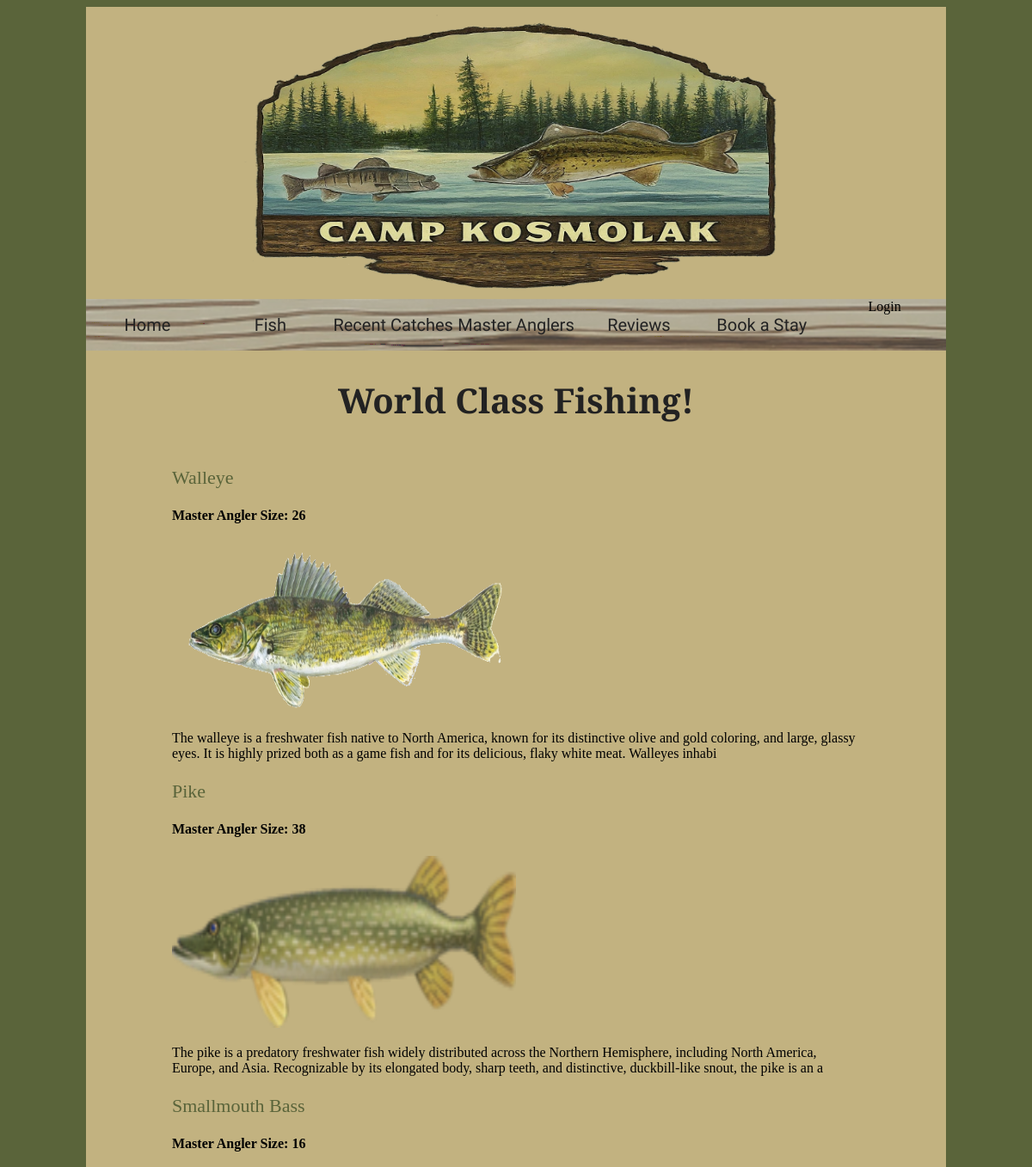
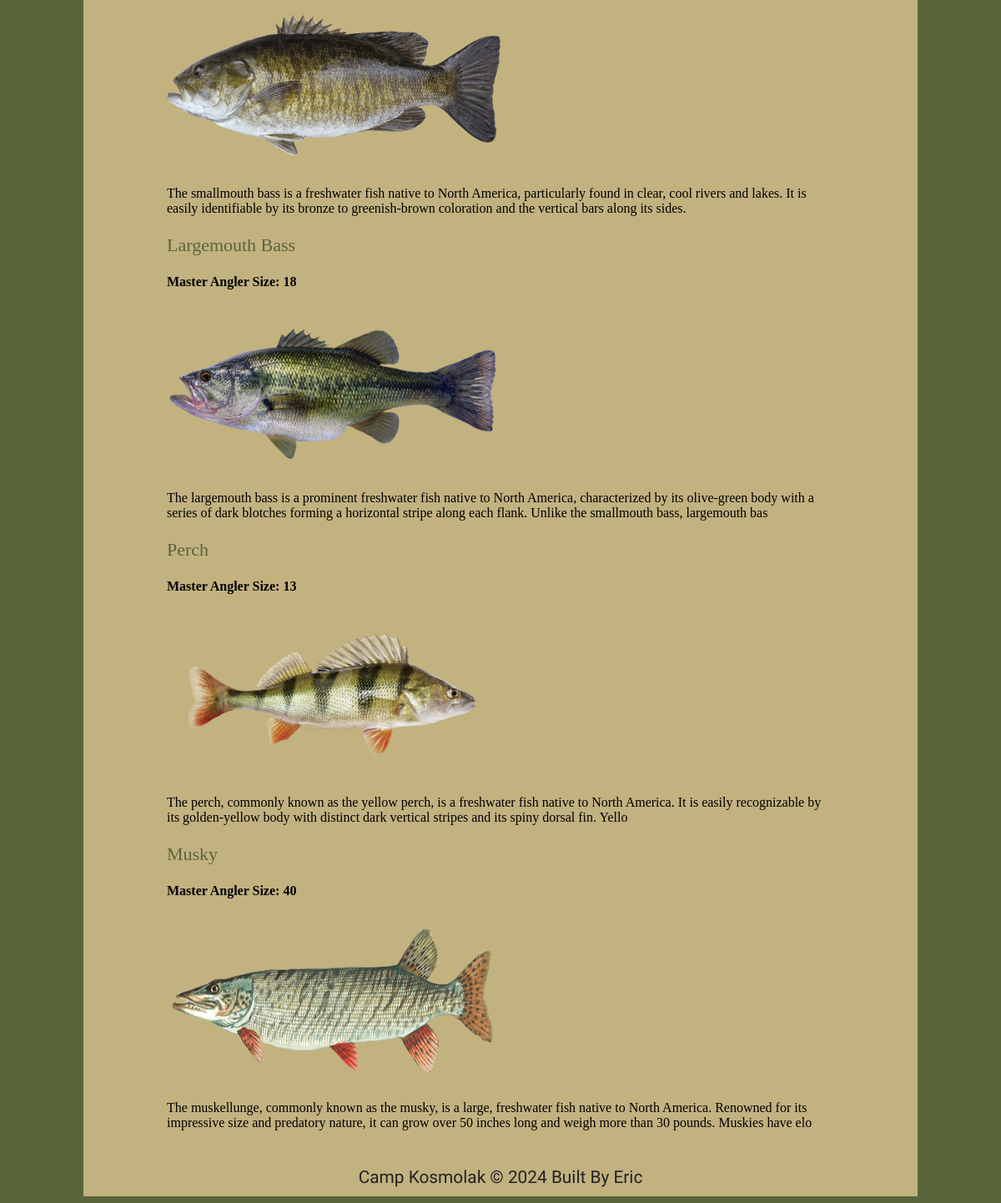
The app's page /fish.php with its own data (2 pictures, top to bottom).
### tables this page shows
CREATE TABLE `fish` (
  `Fish_Id` int(11) NOT NULL,
  `Fish_Type` varchar(255) NOT NULL,
  `Regulation_Size` int(11) NOT NULL,
  `Fish_Description` varchar(600) NOT NULL,
  `fish_pic` varchar(255) NOT NULL
);

### fish.php (the view, shortened to what this page needs)
<?php
require('connect.php');
$query = "SELECT * FROM fish";
$statement = $db->prepare($query);
$statement->execute();
$fishes =$statement->fetchAll();
?>
<!DOCTYPE html>
<html lang="en">
<head>
    <link rel="stylesheet" href="main.css">
</head>
<body>
    <?php include('header.php'); ?>
    <?php include('nav.php'); ?>
    <div id="wrapper">
        <div class="container-py2">
            <h1>World Class Fishing!</h2>
        </div>
        <div class="fish">
            <?php foreach ($fishes as $fish): ?>
                <div id="fish-post">
                    <h3><?= $fish['Fish_Type'] ?></h3>
                    <h4>Master Angler Size: <?= $fish['Regulation_Size'] ?></h4>
                    <img src="<?=$fish['fish_pic']?>" alt="<?= $fish['Fish_Type'] ?>" height="200px" width="400px">
                    <p><?=$fish['Fish_Description']?></p>
                </div>
            <?php endforeach; ?>
        </div>
    </div>
    <?php include('footer.php'); ?>
</body>
</html>

### header.php (shortened to what this page needs)
<header id="header">
<body>
    <div class="text-center">
        <img src="images/Camp Kosmolak Logo.png" alt="Camp Kosmolak Logo" width="700px" height="350px">
    </div>
</header>

### nav.php (shortened to what this page needs)
<nav class="navbar">
    <ul class="container">
        <li><a href="index.php">Home</a></li>
        <li><a href="fish.php" class="button-primary-outline">Fish</a></li>
        <li><a href="catchlog.php" class="button-primary-outline">Recent Catches</a></li>
        <li><a href="masteranglers.php" class="button-primary-outline">Master Anglers</a></li>
        <li><a href="reviews.php" class="button-primary-outline">Reviews</a></li>
        <li><a href="bookstay.php" class="button-primary-outline">Book a Stay</a></li>
        <li><a href="login.php"></a>Login</li>
    </ul>
</nav>

### footer.php (shortened to what this page needs)
<footer class="footer">
    <small class="footertext">Camp Kosmolak &copy; <?=date('Y')?> Built By Eric</small>
</footer>

### main.css (style rules this page uses)
html { background-color: #5a643a; display: flex; justify-content: center; align-items: center; }
body { width: 1000px; background-color: #C2B280; }
#wrapper { width:800px; margin: 0px auto; }
header { display: flex; justify-content: center; height: 340px; }
nav { text-align: center; background-image: url("images/navbarpic.png"); background-repeat: no-repeat; background-position: center; background-blend-mode: darken; width:100%; height:60px; }
nav ul { list-style-type: none; width: 100%; margin: 0; padding: 0; text-align: center; display: flex; }
nav li { flex: 1; text-align: center; }
nav li a { display: block; color: #222222; padding: 0; text-decoration: none; text-align: center; font-family: "Lilita One", sans-serif; font-size: 20px; line-height: 60px; }
.container-py2 h1 { font-family: "Alfa Slab One", serif; text-align: center; margin-top: 30px; font-size: 40px; margin-bottom: 50px; color: #222222; }
.fish h3 { font-family:"Alfa Slab One", serif; font-size: 22px; font-weight: 500; color: #5a643a; }
footer { text-align: center; font-family: "Holtwood One SC", serif; font-weight:200; font-size: 25px; margin-top: 30px; padding: 10px; background-color: #C2B280; color: #222222; }

### records on screen
fish: Fish_Type "Walleye", Regulation_Size "26", fish_pic (picture), Fish_Description "The walleye is a freshwater fish native to North America, known for its distinctive olive and gold coloring, and large, glassy eyes. It is highly prized both as a game fish and for its delicious, flaky white meat. Walleyes inhabi"
fish: Fish_Type "Pike", Regulation_Size "38", fish_pic (picture), Fish_Description "The pike is a predatory freshwater fish widely distributed across the Northern Hemisphere, including North America, Europe, and Asia. Recognizable by its elongated body, sharp teeth, and distinctive, duckbill-like snout, the pike is an a"
fish: Fish_Type "Smallmouth Bass", Regulation_Size "16", fish_pic (picture), Fish_Description "The smallmouth bass is a freshwater fish native to North America, particularly found in clear, cool rivers and lakes. It is easily identifiable by its bronze to greenish-brown coloration and the vertical bars along its sides."
fish: Fish_Type "Largemouth Bass", Regulation_Size "18", fish_pic (picture), Fish_Description "The largemouth bass is a prominent freshwater fish native to North America, characterized by its olive-green body with a series of dark blotches forming a horizontal stripe along each flank. Unlike the smallmouth bass, largemouth bas"
fish: Fish_Type "Perch", Regulation_Size "13", fish_pic (picture), Fish_Description "The perch, commonly known as the yellow perch, is a freshwater fish native to North America. It is easily recognizable by its golden-yellow body with distinct dark vertical stripes and its spiny dorsal fin. Yello"
fish: Fish_Type "Musky", Regulation_Size "40", fish_pic (picture), Fish_Description "The muskellunge, commonly known as the musky, is a large, freshwater fish native to North America. Renowned for its impressive size and predatory nature, it can grow over 50 inches long and weigh more than 30 pounds. Muskies have elo"
